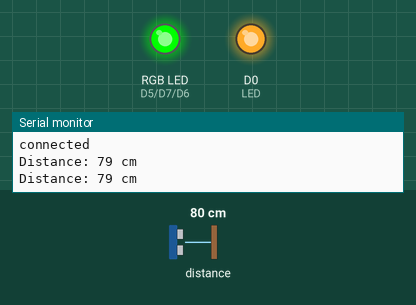
Simulated run of this sketch. Board: ESP8266 (NodeMCU). On the bench: an RGB LED mixed from three pins (HIGH = lit), output pins drawn as LEDs (lit = HIGH), the last lines printed to the serial monitor. Wiring (inferred from the names in the program): ultrasonic range finder: trigger D4; echo D3. The inputs (shaded band) are chosen by the test bench; at power-on: distance to the obstacle 80 cm. The echo pulse lasts 58.3 µs per cm; WiFi joins after 1.5 s; servers stay silent unless stated; no MQTT or app messages arrive unless stated; pins used as bus, display or sensor lines are not drawn.

Above: at 3.2 s.
3.3 s: distance to the obstacle set to 6 cm
5.2 s: distance to the obstacle set to 3 cm
At 6.7 s:
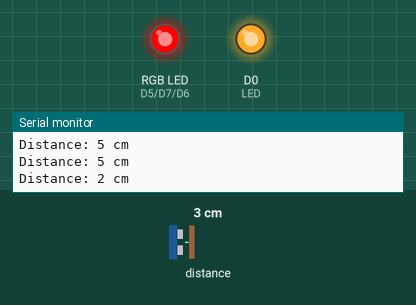
11.6 s: distance to the obstacle set to 9 cm
At 12.7 s:
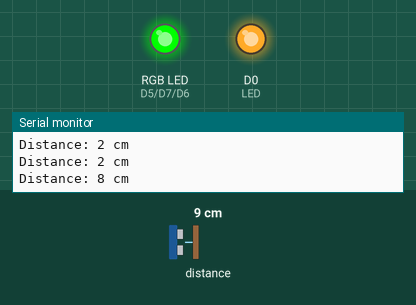
13.6 s: distance to the obstacle set to 2 cm
At 15.5 s:
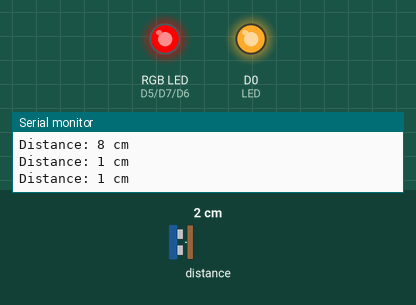
Timing chart, 0 to 16.6 s (numbered marks = the images above; inputs shaded):
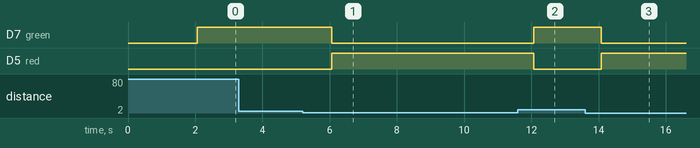

Measured:
- the behaviour switches between 5 and 4 cm on distance to the obstacle (found by bisection; images 0 and 1)
- after the input at 5.2 s, D7 (green): HIGH → LOW after 0.87 s; D5 (red): LOW → HIGH after 0.87 s
- after the input at 11.6 s, D7 (green): LOW → HIGH after 0.47 s; D5 (red): HIGH → LOW after 0.47 s
- after the input at 13.6 s, D7 (green): HIGH → LOW after 0.48 s; D5 (red): LOW → HIGH after 0.48 s

The sketch:

nodemcu-tester.ino
```cpp
#include <ArduinoJson.h>
#include <ESP8266WiFi.h>
#include <WiFiClient.h>
#include <PubSubClient.h>

#define LED D0
#define red D5
#define blue D6
#define green D7
#define triggerPin D4
#define echoPin D3
#define buzzer D8
#define SERIAL_BAUD 9600

const String parking_id = "1";
String parking_status = "Available";
String previous_status = "";
String isBooked = "no";

const char* ssid = "OPTUS_A75988";
const char* password = "tubergongs88107";
const char* mqttServer = "192.168.0.10";
const int mqttPort = 1883;
const char* mqttUser = "";
const char* mqttPassword = "";

WiFiClient espClient;
PubSubClient client(espClient);

void setup() {
  WiFi.begin(ssid, password); // connect to Wifi
  Serial.begin(SERIAL_BAUD); // setup serial communication
  Serial.println("Serial Communication Setup Complete");

  pinMode(LED, OUTPUT);
  pinMode(red, OUTPUT);
  pinMode(green, OUTPUT);
  pinMode(blue, OUTPUT);
  pinMode(triggerPin, OUTPUT);
  pinMode(echoPin, INPUT);
  pinMode(buzzer, OUTPUT);

  digitalWrite(triggerPin, LOW); // clean the trigger pin
  digitalWrite(LED, HIGH); // turn off the Internal LED
  noTone(buzzer);

  // check if wifi not connected
  while (WiFi.status() != WL_CONNECTED) {
    delay(1000);
    Serial.println("Connecting..");
  }

  client.setServer(mqttServer, mqttPort);
  client.setCallback(callback);

  // reconnect MQTT when connection lost
  while (!client.connected()) {
    Serial.println("Connecting to MQTT...");

    if (client.connect("parking1", mqttUser, mqttPassword )) {
      Serial.println("connected");
    } else {
      Serial.print("failed with state ");
      Serial.print(client.state());
      delay(2000);
    }
  }
  client.subscribe("parking/authentication");
  client.subscribe("parking/booking");
  client.subscribe("parking/paymentStatus");
}

void loop() {
  if (!client.connected()) {
    reconnect();
  }
  ledReactToDistance(getDistance());
  client.loop();
  delay(1000);
}

void ledReactToDistance(int distance) {
  if (distance <= 3) {
    colorLed(255, 0, 0); // LED red
    previous_status = parking_status;
    parking_status = "Occupied";
  } else if (isBooked == "yes" & distance > 3) {
    colorLed(255,255,0); //LED yellow
    previous_status = parking_status;
    parking_status = "Available";
    noTone(buzzer);
  } else {
    colorLed(0, 255, 0); // lED green
    previous_status = parking_status;
    parking_status = "Available";
    noTone(buzzer);
  }

  StaticJsonBuffer<300> JSONbuffer;
  JsonObject& JSONencoder = JSONbuffer.createObject();

  JSONencoder["parking_id"] = parking_id;
  JSONencoder["parking_status"] = parking_status;

  char JSONmessageBuffer[100];
  JSONencoder.printTo(JSONmessageBuffer, sizeof(JSONmessageBuffer));

  if (parking_status != previous_status) {
    client.publish("parking/status", JSONmessageBuffer);
  }
}

// trigger the ultrasonic sensor and get the distance value
int getDistance() {
  digitalWrite(triggerPin, LOW); // make sure the trigger is clean
  delayMicroseconds(2);

  digitalWrite(triggerPin, HIGH);
  delayMicroseconds(10);
  digitalWrite(triggerPin, LOW); // turn off trigger after a duration

  long duration = pulseIn(echoPin, HIGH); // read the duration value
  int distance = duration * 0.034 / 2; // calculate the distance
  Serial.print("Distance: ");
  Serial.print(distance);
  Serial.println(" cm");
  return distance;
}

// blink the internal led every 1 second
void blinkInternalLed() {
  digitalWrite(LED, HIGH); // ESP Internal LED is reversed
  Serial.println("HIGH");
  delay(1000);
  digitalWrite(LED, LOW); // ESP Internal LED is reversed
  Serial.println("LOW");
  delay(1000);
}

// pass the rgb value to the function
void colorLed(int r, int g, int b) {
  analogWrite(red, r);
  analogWrite(green, g);
  analogWrite(blue, b);
}

// reconnect method for MQTT
void reconnect() {
  while (!client.connected()) {
    Serial.print("Attempting MQTT connection...");
    if (client.connect("parking1")) {
      Serial.println("connected");
    } else {
      Serial.print("failed, rc=");
      Serial.print(client.state());
      Serial.println(" try again in 5 seconds");
      delay(5000);
    }
  }
}

// mqtt callback method
void callback(char* topic, byte* payload, unsigned int length) {
  Serial.print("Message arrived in topic: ");
  Serial.println(topic);

  Serial.print("Message:");
  String msg = "";
  for (int i = 0; i < length; i++) {
    msg = msg + ((char)payload[i]);
  }
  Serial.print(msg);

  Serial.println();
  Serial.println("-----------------------");

  if (strcmp(topic, "parking/booking") == 0) {
    DynamicJsonBuffer jsonBuffer;
    JsonObject& root = jsonBuffer.parseObject(msg);
    if (root[String("parking_id")] == parking_id) {
      String holder = root[String("status")];
      if (holder == "yes") {
        isBooked = "yes";
      } else if (holder == "no") {
        isBooked = "no";
      }
    }
  }

  if (strcmp(topic, "parking/authentication") == 0) {
    DynamicJsonBuffer jsonBuffer;
    JsonObject& root = jsonBuffer.parseObject(msg);
    if (root[String("parking_id")] == parking_id) {
      String status = root[String("status")];
      if (status == "mismatch") {
        tone(buzzer, 10);
      } else {
        colorLed(0,0,255); // make led blue
        delay(2000);
        noTone(buzzer);
      }
    }
  }

  if (strcmp(topic, "parking/paymentStatus") == 0) {
    DynamicJsonBuffer jsonBuffer;
    JsonObject& root = jsonBuffer.parseObject(msg);
    if (root[String("parking_id")] == parking_id) {
      String status = root[String("status")];
      if (status == "not paid") {
        tone(buzzer, 10);
        delay(5000);
      } else {
        noTone(buzzer);
      }
    }
  }

}

// convert String to char
char* convertToChar(String msg) {
  int msg_len = msg.length() + 1;
  char msg_arr[msg_len];
  msg.toCharArray(msg_arr, msg_len);
  return msg_arr;
}
```
